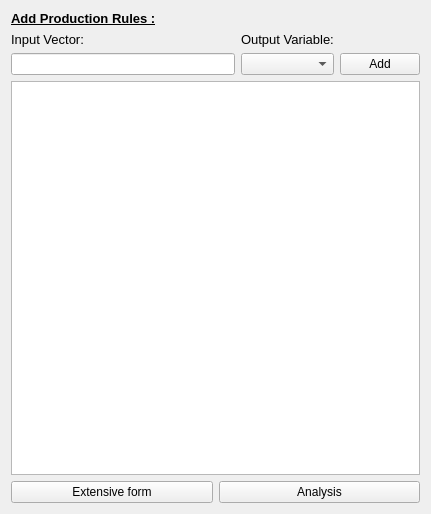
<?xml version="1.0" encoding="UTF-8"?>
<ui version="4.0">
 <class>CompactRulesUi</class>
 <widget class="QWidget" name="CompactRulesUi">
  <property name="geometry">
   <rect>
    <x>0</x>
    <y>0</y>
    <width>431</width>
    <height>514</height>
   </rect>
  </property>
  <property name="sizePolicy">
   <sizepolicy hsizetype="Expanding" vsizetype="Expanding">
    <horstretch>0</horstretch>
    <verstretch>0</verstretch>
   </sizepolicy>
  </property>
  <property name="windowTitle">
   <string>Form</string>
  </property>
  <layout class="QGridLayout" name="gridLayout_2">
   <item row="1" column="0">
    <layout class="QHBoxLayout" name="m_mainLayout">
     <property name="sizeConstraint">
      <enum>QLayout::SetMaximumSize</enum>
     </property>
     <item>
      <layout class="QVBoxLayout" name="verticalLayout">
       <property name="sizeConstraint">
        <enum>QLayout::SetMaximumSize</enum>
       </property>
       <item>
        <widget class="QLabel" name="label_3">
         <property name="font">
          <font>
           <pointsize>10</pointsize>
           <weight>75</weight>
           <bold>true</bold>
           <underline>true</underline>
          </font>
         </property>
         <property name="text">
          <string>Add Production Rules :</string>
         </property>
        </widget>
       </item>
       <item>
        <layout class="QGridLayout" name="gridLayout">
         <item row="2" column="2">
          <widget class="QPushButton" name="m_addButton">
           <property name="text">
            <string>Add</string>
           </property>
          </widget>
         </item>
         <item row="2" column="0">
          <widget class="QLineEdit" name="m_inputVector"/>
         </item>
         <item row="1" column="0">
          <widget class="QLabel" name="label">
           <property name="font">
            <font>
             <pointsize>10</pointsize>
            </font>
           </property>
           <property name="text">
            <string>Input Vector:</string>
           </property>
          </widget>
         </item>
         <item row="2" column="1">
          <widget class="QComboBox" name="m_outputCombo"/>
         </item>
         <item row="1" column="1">
          <widget class="QLabel" name="label_2">
           <property name="font">
            <font>
             <pointsize>10</pointsize>
            </font>
           </property>
           <property name="text">
            <string>Output Variable:</string>
           </property>
          </widget>
         </item>
        </layout>
       </item>
       <item>
        <widget class="QListWidget" name="m_rulesList"/>
       </item>
       <item>
        <layout class="QHBoxLayout" name="horizontalLayout">
         <item>
          <widget class="QPushButton" name="m_extensiveButton">
           <property name="text">
            <string>Extensive form</string>
           </property>
          </widget>
         </item>
         <item>
          <widget class="QPushButton" name="m_analysisButton">
           <property name="text">
            <string>Analysis</string>
           </property>
          </widget>
         </item>
        </layout>
       </item>
      </layout>
     </item>
    </layout>
   </item>
  </layout>
 </widget>
 <resources/>
 <connections>
  <connection>
   <sender>m_addButton</sender>
   <signal>clicked()</signal>
   <receiver>m_inputVector</receiver>
   <slot>setFocus()</slot>
   <hints>
    <hint type="sourcelabel">
     <x>357</x>
     <y>72</y>
    </hint>
    <hint type="destinationlabel">
     <x>106</x>
     <y>71</y>
    </hint>
   </hints>
  </connection>
 </connections>
</ui>
